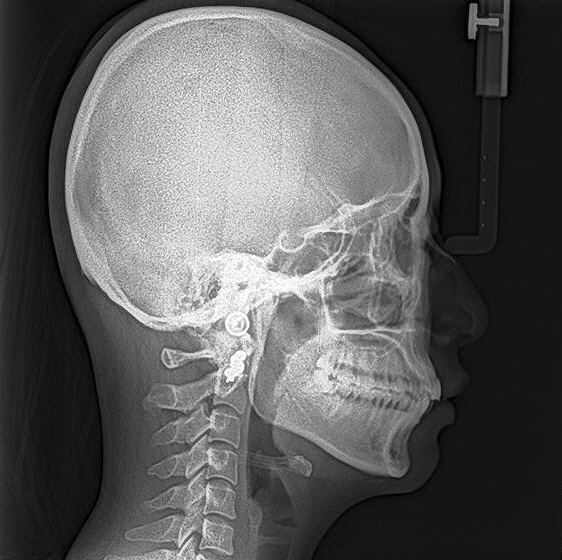
#> input picture 1-3.jpg, 562 x 560 px
$ python learn_test.py
#> lines starting #> are read from the running program, lines starting #| are printed output that depends on the picture; after the words box and inside, x2 and y2 are one past the last pixel; in counts of white or black regions, pixels touching at a corner belong together
import cv2


img = cv2.imread('1-3.jpg')
#> img is the input picture: shape (560, 562, 3); mean B, G, R 91, 91, 91
img = cv2.circle(img, (200, 200), 20, (0, 0, 255), -1)
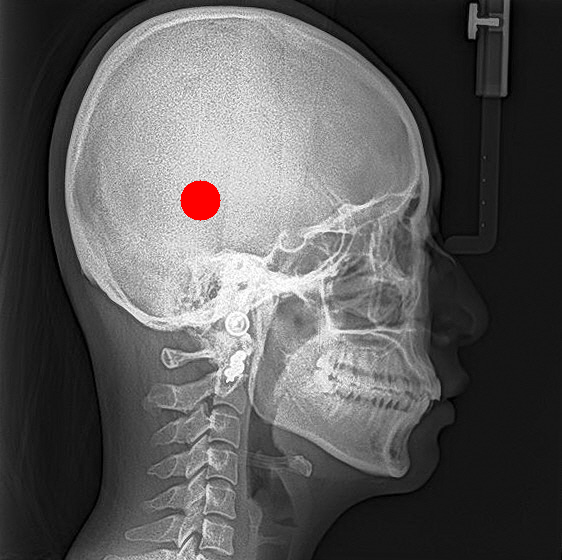
#> img: shape (560, 562, 3); 0.4% of pixels changed, all inside (x1, y1, x2, y2) = (180, 180, 221, 221)
cv2.imshow('tmp', img)
cv2.waitKey(0)

$ run again, with 6-2.jpg copied over 1-3.jpg
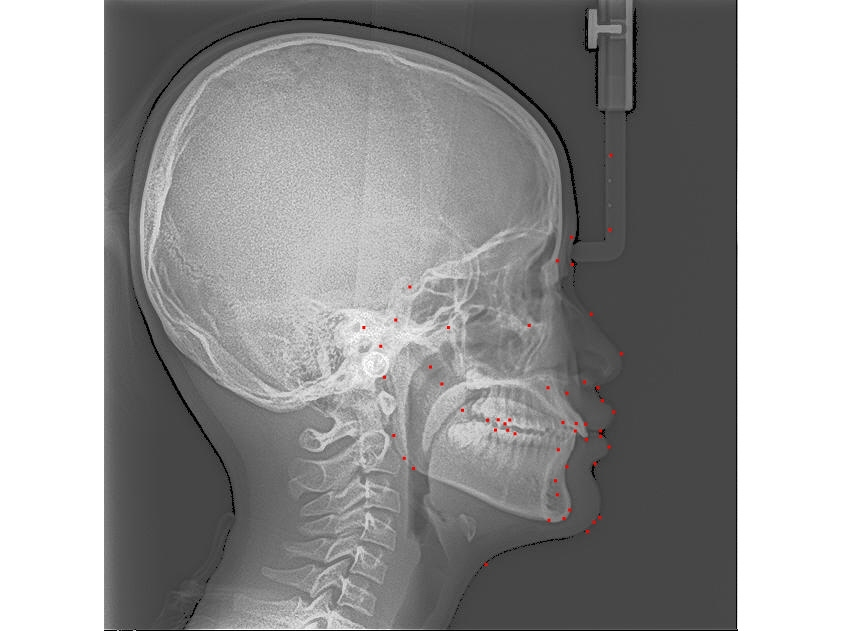
#> input picture 6-2.jpg, 842 x 631 px
#> img is the input picture: shape (631, 842, 3); mean B, G, R 148.9, 149, 149.2
#> `img = cv2.circle(img, (200, 200), 20, (0, 0, 255), -1)`:
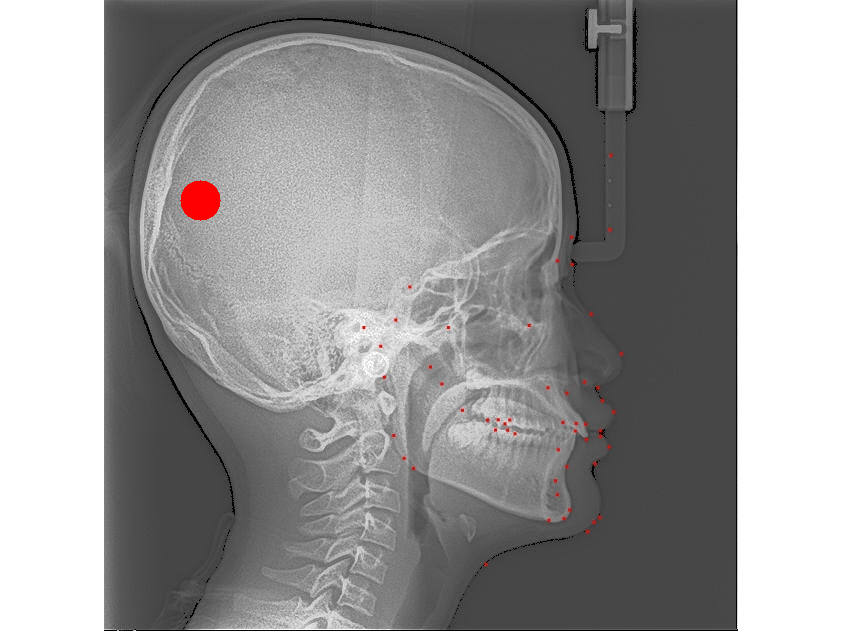
#> img: shape (631, 842, 3); 0.24% of pixels changed, all inside (x1, y1, x2, y2) = (180, 180, 221, 221)
